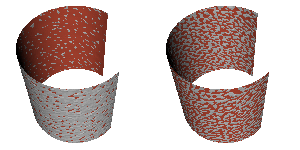

Reproduce this figure in Python.
#!/usr/bin/env python

# Demonstrate vtkWindowedSincPolyDataFilter comparing Hamming vs Nuttall
# window functions side-by-side on a semi-cylinder created via
# vtkRotationalExtrusionFilter, warped with Brownian points.

# Factory overrides
import vtkmodules.vtkInteractionStyle  # noqa: F401
import vtkmodules.vtkRenderingFreeType  # noqa: F401
import vtkmodules.vtkRenderingOpenGL2  # noqa: F401

from vtkmodules.vtkCommonColor import vtkNamedColors
from vtkmodules.vtkFiltersCore import vtkPolyDataNormals, vtkWindowedSincPolyDataFilter
from vtkmodules.vtkFiltersGeneral import vtkBrownianPoints, vtkWarpVector
from vtkmodules.vtkFiltersModeling import vtkRotationalExtrusionFilter
from vtkmodules.vtkFiltersSources import vtkLineSource
from vtkmodules.vtkRenderingCore import (
    vtkActor,
    vtkCamera,
    vtkPolyDataMapper,
    vtkRenderWindow,
    vtkRenderWindowInteractor,
    vtkRenderer,
)

named_colors = vtkNamedColors()
tomato_rgb = [0.0, 0.0, 0.0]
named_colors.GetColorRGB("tomato", tomato_rgb)
beige_rgb = [0.0, 0.0, 0.0]
named_colors.GetColorRGB("beige", beige_rgb)

# Hamming window pipeline
line_0 = vtkLineSource()
line_0.SetPoint1(0, 1, 0)
line_0.SetPoint2(0, 1, 2)
line_0.SetResolution(50)

line_sweeper_0 = vtkRotationalExtrusionFilter()
line_sweeper_0.SetResolution(100)
line_sweeper_0.SetInputConnection(line_0.GetOutputPort())
line_sweeper_0.SetAngle(270)

bump_0 = vtkBrownianPoints()
bump_0.SetInputConnection(line_sweeper_0.GetOutputPort())

warp_0 = vtkWarpVector()
warp_0.SetInputConnection(bump_0.GetOutputPort())
warp_0.SetScaleFactor(0.005)

smooth_0 = vtkWindowedSincPolyDataFilter()
smooth_0.SetInputConnection(warp_0.GetOutputPort())
smooth_0.SetNumberOfIterations(20)
smooth_0.BoundarySmoothingOn()
smooth_0.SetFeatureAngle(120)
smooth_0.SetEdgeAngle(90)
smooth_0.SetPassBand(0.1)
smooth_0.SetWindowFunction(vtkWindowedSincPolyDataFilter.HAMMING)

normals_0 = vtkPolyDataNormals()
normals_0.SetInputConnection(smooth_0.GetOutputPort())

# Nuttall window pipeline
line_1 = vtkLineSource()
line_1.SetPoint1(0, 1, 0)
line_1.SetPoint2(0, 1, 2)
line_1.SetResolution(50)

line_sweeper_1 = vtkRotationalExtrusionFilter()
line_sweeper_1.SetResolution(100)
line_sweeper_1.SetInputConnection(line_1.GetOutputPort())
line_sweeper_1.SetAngle(270)

bump_1 = vtkBrownianPoints()
bump_1.SetInputConnection(line_sweeper_1.GetOutputPort())

warp_1 = vtkWarpVector()
warp_1.SetInputConnection(bump_1.GetOutputPort())
warp_1.SetScaleFactor(0.005)

smooth_1 = vtkWindowedSincPolyDataFilter()
smooth_1.SetInputConnection(warp_1.GetOutputPort())
smooth_1.SetNumberOfIterations(20)
smooth_1.BoundarySmoothingOn()
smooth_1.SetFeatureAngle(120)
smooth_1.SetEdgeAngle(90)
smooth_1.SetPassBand(0.1)
smooth_1.SetWindowFunction(vtkWindowedSincPolyDataFilter.NUTTALL)

normals_1 = vtkPolyDataNormals()
normals_1.SetInputConnection(smooth_1.GetOutputPort())

# Mapper and actor pairs
smoothing_output_mapper_0 = vtkPolyDataMapper()
smoothing_output_mapper_0.SetInputConnection(normals_0.GetOutputPort())
smoothing_output_actor_0 = vtkActor()
smoothing_output_actor_0.SetMapper(smoothing_output_mapper_0)
smoothing_output_actor_0.GetProperty().SetInterpolationToGouraud()
smoothing_output_actor_0.GetProperty().SetInterpolationToFlat()
smoothing_output_actor_0.GetProperty().SetColor(tomato_rgb)

smoothing_input_mapper_0 = vtkPolyDataMapper()
smoothing_input_mapper_0.SetInputConnection(warp_0.GetOutputPort())
smoothing_input_actor_0 = vtkActor()
smoothing_input_actor_0.SetMapper(smoothing_input_mapper_0)
smoothing_input_actor_0.GetProperty().SetInterpolationToFlat()

smoothing_output_mapper_1 = vtkPolyDataMapper()
smoothing_output_mapper_1.SetInputConnection(normals_1.GetOutputPort())
smoothing_output_actor_1 = vtkActor()
smoothing_output_actor_1.SetMapper(smoothing_output_mapper_1)
smoothing_output_actor_1.GetProperty().SetInterpolationToGouraud()
smoothing_output_actor_1.GetProperty().SetInterpolationToFlat()
smoothing_output_actor_1.GetProperty().SetColor(tomato_rgb)

smoothing_input_mapper_1 = vtkPolyDataMapper()
smoothing_input_mapper_1.SetInputConnection(warp_1.GetOutputPort())
smoothing_input_actor_1 = vtkActor()
smoothing_input_actor_1.SetMapper(smoothing_input_mapper_1)
smoothing_input_actor_1.GetProperty().SetInterpolationToFlat()

# Renderers
renderer_0 = vtkRenderer()
renderer_0.SetViewport(0, 0, 0.5, 1.0)
renderer_0.AddActor(smoothing_output_actor_0)
renderer_0.AddActor(smoothing_input_actor_0)
renderer_0.SetBackground(1, 1, 1)

renderer_1 = vtkRenderer()
renderer_1.SetViewport(0.5, 0, 1.0, 1.0)
renderer_1.AddActor(smoothing_output_actor_1)
renderer_1.AddActor(smoothing_input_actor_1)
renderer_1.SetBackground(1, 1, 1)

# Window
render_window = vtkRenderWindow()
render_window.AddRenderer(renderer_0)
render_window.AddRenderer(renderer_1)
render_window.SetSize(300, 150)
render_window.SetWindowName("smooth cyl nuttall")

# Scene
camera_0 = vtkCamera()
camera_0.SetClippingRange(0.576398, 28.8199)
camera_0.SetFocalPoint(0.0463079, -0.0356571, 1.01993)
camera_0.SetPosition(-2.47044, 2.39516, -3.56066)
camera_0.SetViewUp(0.607296, -0.513537, -0.606195)
renderer_0.SetActiveCamera(camera_0)

camera_1 = vtkCamera()
camera_1.SetClippingRange(0.576398, 28.8199)
camera_1.SetFocalPoint(0.0463079, -0.0356571, 1.01993)
camera_1.SetPosition(-2.47044, 2.39516, -3.56066)
camera_1.SetViewUp(0.607296, -0.513537, -0.606195)
renderer_1.SetActiveCamera(camera_1)

# Interactor
interactor = vtkRenderWindowInteractor()
interactor.SetRenderWindow(render_window)

interactor.Initialize()
interactor.Start()
